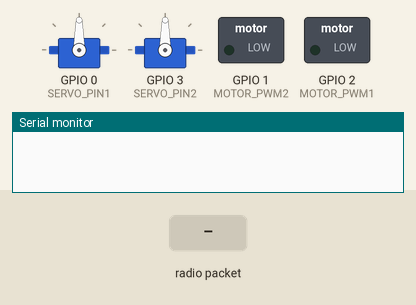
Recording of a sketch running on a simulated ESP8266 (NodeMCU). Parts: 2 × servo, switched loads named in the sketch (green lamp = pin HIGH), the last lines printed to the serial monitor. The test bench sets the inputs (shaded band).

Above: at 1.2 s.
1.3 s: radio packet "1" arrives
At 1.7 s:
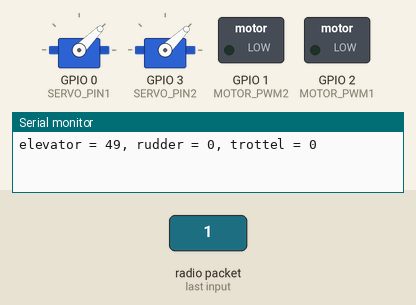
Timing chart, 0 to 4.3 s (numbered marks = the images above; inputs shaded):
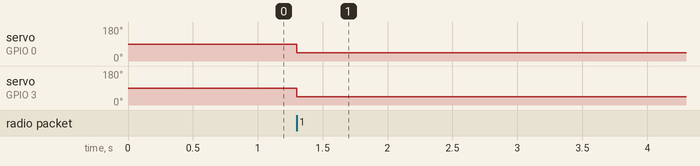

Measured:
- after the input at 1.3 s, servo on GPIO 0 (SERVO_PIN1): 90° → 45° at once; servo on GPIO 3 (SERVO_PIN2): 90° → 44° at once

The sketch:

ESP01_Plane_MicropthonESPNOW.ino
```cpp
#include <ESP8266WiFi.h>
#include <espnow.h>
#include <Servo.h>

// Define output pins
#define SERVO_PIN1 0   // GPIO0
#define SERVO_PIN2 3   // GPIO2
#define MOTOR_PWM1 2   // virtual, use GPIO1 instead
#define MOTOR_PWM2 1   // GPIO1 (TX) - use carefully
// ESP-01 has only GPIO0 and GPIO2 available as safe GPIOs.

Servo servo1;
Servo servo2;

uint8_t incomingMac[6];

// Define the received data structure
struct __attribute__((packed)) DataPacket {
  uint16_t elevator;
  uint16_t rudder;
  uint16_t not_use;
  uint16_t trottel;
  uint16_t not_use1;
  uint16_t not_use2;
};

DataPacket receivedData;

// Map range from 0–4095 to 1000–2000 (microseconds)
int mapRange(uint16_t x, int in_min = 0, int in_max = 4095, int out_min = 1000, int out_max = 2000) {
  return (x - in_min) * (out_max - out_min) / (in_max - in_min) + out_min;
}

// Callback when data is received
void onDataRecv(uint8_t *mac, uint8_t *incomingData, uint8_t len) {
  memcpy(&receivedData, incomingData, sizeof(receivedData));

  // Servo Control
  int duty_us1 = mapRange(receivedData.elevator);
  servo1.writeMicroseconds(duty_us1);

  int duty_us2 = mapRange(receivedData.rudder);
  servo2.writeMicroseconds(duty_us2);

  // Motor PWM Control
  if (receivedData.trottel > 2000) {
    int pwmVal = map(receivedData.trottel, 2000, 4095, 0, 1023);
    analogWrite(MOTOR_PWM1, pwmVal);
    analogWrite(MOTOR_PWM2, pwmVal);
  } else {
    analogWrite(MOTOR_PWM1, 0);
    analogWrite(MOTOR_PWM2, 0);
  }

  // Debug output
  Serial.print("elevator = "); Serial.print(receivedData.elevator);
  Serial.print(", rudder = "); Serial.print(receivedData.rudder);
  Serial.print(", trottel = "); Serial.println(receivedData.trottel);
}

void setup() {
  Serial.begin(115200);

  // Initialize WiFi in Station mode
  WiFi.mode(WIFI_STA);
  WiFi.disconnect();

  // Init ESP-NOW
  if (esp_now_init() != 0) {
    Serial.println("ESP-NOW init failed");
    return;
  }

  esp_now_set_self_role(ESP_NOW_ROLE_SLAVE);
  esp_now_register_recv_cb(onDataRecv);

  // Attach servos
  servo1.attach(SERVO_PIN1);
  servo2.attach(SERVO_PIN2);

  // Setup PWM pins for motor (ESP8266 only has GPIO0 and GPIO2 as usable)
  pinMode(MOTOR_PWM1, OUTPUT);
  pinMode(MOTOR_PWM2, OUTPUT);
}

void loop() {
  // Nothing here; everything is handled in the callback
}
```
